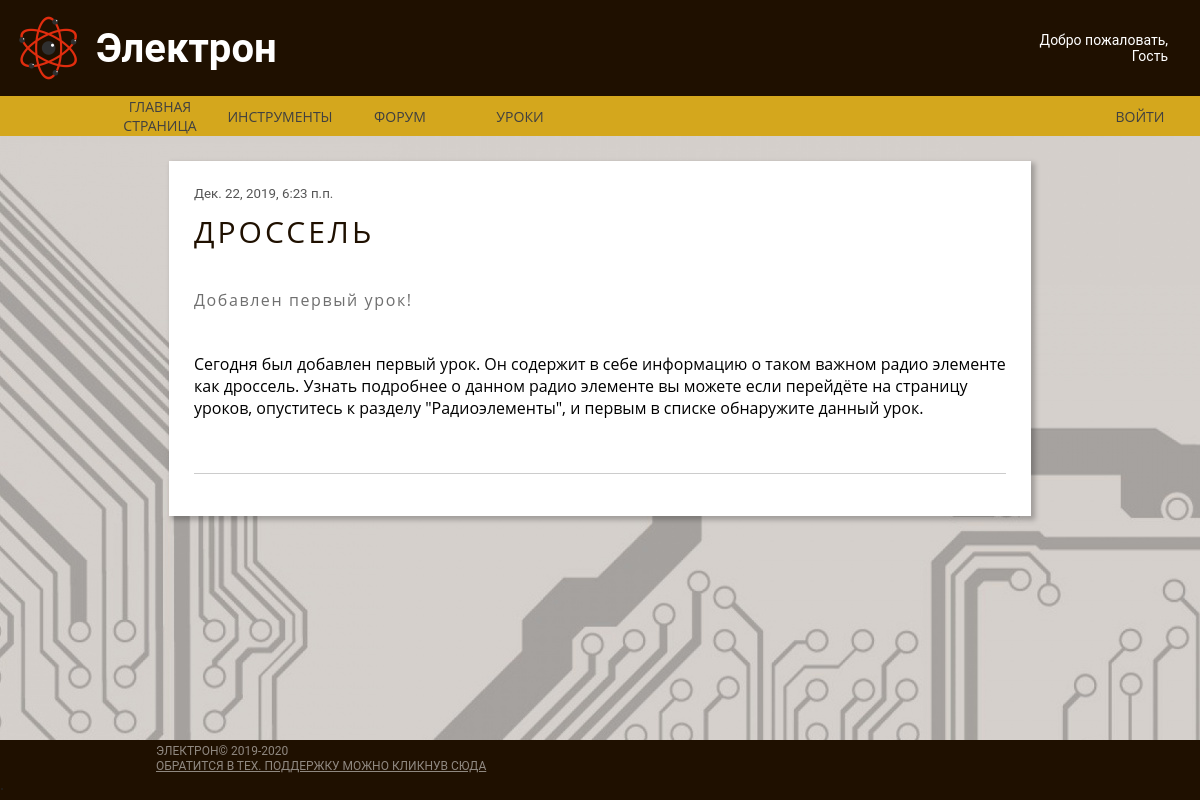
The app's page /New/8 with its own data.
### Main/models.py (models this page shows, shortened)
class News(models.Model):
    Title = models.CharField("название", max_length=90)
    Subtitle = models.CharField("Под название", max_length=90)
    text = models.TextField("текст")
    pub_date_com = models.DateTimeField(default=datetime.datetime.now())

### Main/views.py (the view)
# urls.py: path('New/<str:id>', New_detail, name= "new_detail_url"),
def New_detail(request, id):
    h = CheckCOOKIE(request)
    if 'ROOT' in request.COOKIES:
        g = request.COOKIES['ROOT']
    else:
        g = 'False'
    New = News.objects.get(id__iexact=id)
    return render(request, "First/New.html", context={"Nick": h, "ROOT": g, "news": news(), "new": New})

### Main/utils.py (called while the page is built)
def news():
    return reversed(News.objects.all())

def CheckCOOKIE(request):
    if "UserNick" in request.COOKIES:
        if request.COOKIES["UserNick"] != "":
            h = request.COOKIES["UserNick"]
        else:
            h = ""
    else:
        h = ""
    return h

### Main/templates/First/New.html (shortened to what this page needs)
{% extends "First/Base_blok.html"%}
{% load static %}
{% block css %}
    <link rel="stylesheet" href="{% static 'css/normalize.css' %}">
    <link rel="stylesheet" href="{% static 'css/main.css' %}">
    <link rel="stylesheet" href="{% static 'css/article.css' %}">
{% endblock %}
{% block content %}
<div class="container main-container">
    <div class="container generic">
        <div class="container article">
            <span class="item date">{{new.pub_date_com}}</span>
            <h1 class="item title generic-title">
                {{new.Title}}
            </h1>
            <h5 class="item subtitle generic-subtitle">
                {{new.Subtitle}}
            </h5>
            <p class="item text generic-text">
                {{new.text}}<br><br>
            </p>
            <hr>
        </div>
    </div>
</div>
{% endblock %}

### Main/static/css/main.css (style rules this page uses)
html { color: #222; font-size: 1em; line-height: 1.4; }
hr { display: block; height: 1px; border: 0; border-top: 1px solid #ccc; margin: 1em 0; padding: 0; }
.container { display: flex; flex-direction: column; flex-grow: 1; flex-shrink: 1; }
.item { font-family: Roboto, sans-serif; font-style: normal; font-weight: normal; line-height: normal; }
html, body { min-height: 100%; display: flex; flex-direction: column; }
body { background-image: url(/media/images/img/circutry.jpg); }
.main-container { flex: 1; flex-direction: row; margin-left: 12%; margin-right: 12%; padding: 25px; }
.generic { flex-shrink: 3; padding: 25px; background-color: #ffffff; box-shadow: 3px 3px 5px 1px rgba(0, 0, 0, 0.25); }
.generic-title { font-family: Open Sans, sans-serif; font-style: normal; font-weight: normal; line-height: normal; font-size: 30px; letter-spacing: 0.1em; text-transform: uppercase; margin-bottom: 10px; margin-top: 10px; color: #1f1000; }
.generic-subtitle { font-family: Open Sans, sans-serif; font-style: normal; font-weight: normal; line-height: normal; font-size: 16px; letter-spacing: 0.1em; color: #6F6F6F; }
.generic-text { font-family: Open Sans, sans-serif; font-style: normal; font-weight: normal; line-height: normal; font-size: 16px; color: #000000; }
.date { font-size: smaller; color: #555555; }

### records on screen
News: pub_date_com "Дек. 22, 2019, 6:23 п.п.", Title "ДРОССЕЛЬ", Subtitle "Добавлен первый урок!", text "Сегодня был добавлен первый урок. Он содержит в себе информацию о таком важном радио элементе как дроссель. Узнать подробнее о данном радио элементе вы можете если перейдёте на страницу уроков, опуститесь к разделу \"Радиоэлементы\", и первым в списке обнаружите данный урок."
